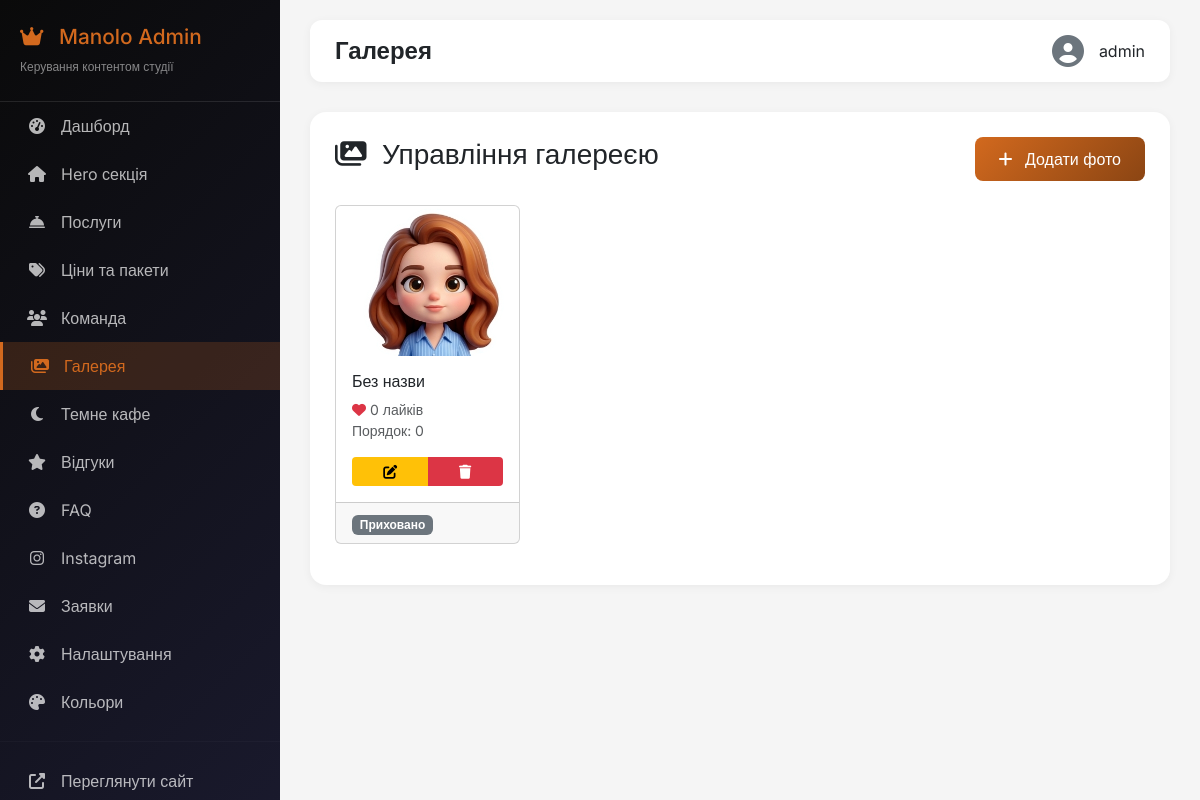
/admin/gallery (signed in), run on the app's committed database.
### app.py (models this page shows)
class GalleryImage(db.Model):
    __tablename__ = 'gallery_images'
    id = db.Column(db.Integer, primary_key=True)
    title = db.Column(db.String(100))
    description = db.Column(db.String(200))
    image = db.Column(db.String(200), nullable=False)
    category = db.Column(db.String(50), default='general')
    likes = db.Column(db.Integer, default=0)
    order = db.Column(db.Integer, default=0)
    is_active = db.Column(db.Boolean, default=True)

### app.py (the view)
@app.route('/admin/gallery')
@login_required
def admin_gallery():
    gallery_images = GalleryImage.query.order_by(GalleryImage.order).all()
    return render_template('admin/gallery_list.html', gallery_images=gallery_images)

### app.py (called while the page is built)
def login_required(f):
    @wraps(f)
    def decorated_function(*args, **kwargs):
        if not session.get('admin_logged_in'):
            flash('Будь ласка, увійдіть в адмін-панель', 'warning')
            return redirect(url_for('admin_login'))
        return f(*args, **kwargs)
    return decorated_function

### templates/admin/gallery_list.html
{% extends "admin/layout.html" %}
{% block title %}Галерея{% endblock %}
{% block content %}
<div class="admin-card">
    <div class="d-flex justify-content-between align-items-center mb-4">
        <h3><i class="fas fa-images me-2"></i> Управління галереєю</h3>
        <a href="{{ url_for('admin_gallery_edit') }}" class="btn btn-primary">
            <i class="fas fa-plus me-2"></i> Додати фото
        </a>
    </div>
    {% if gallery_images %}
    <div class="row">
        {% for image in gallery_images %}
        <div class="col-md-3 mb-3">
            <div class="card h-100">
                <img src="{{ url_for('static', filename=image.image) }}" class="card-img-top" alt="{{ image.title }}" style="height: 150px; object-fit: cover;">
                <div class="card-body">
                    <h6 class="card-title">{{ image.title or 'Без назви' }}</h6>
                    <p class="card-text small text-muted">
                        <i class="fas fa-heart text-danger"></i> {{ image.likes }} лайків<br>
                        Порядок: {{ image.order }}
                    </p>
                    <div class="btn-group w-100">
                        <a href="{{ url_for('admin_gallery_edit', id=image.id) }}" class="btn btn-sm btn-warning">
                            <i class="fas fa-edit"></i>
                        </a>
                        <a href="{{ url_for('admin_gallery_delete', id=image.id) }}" class="btn btn-sm btn-danger" onclick="return confirm('Видалити фото?')">
                            <i class="fas fa-trash"></i>
                        </a>
                    </div>
                </div>
                <div class="card-footer">
                    {% if image.is_active %}
                    <span class="badge bg-success">Активно</span>
                    {% else %}
                    <span class="badge bg-secondary">Приховано</span>
                    {% endif %}
                </div>
            </div>
        </div>
        {% endfor %}
    </div>
    {% else %}
    <div class="text-center py-5">
        <i class="fas fa-images fa-3x text-muted mb-3"></i>
        <p>Немає фото в галереї</p>
        <a href="{{ url_for('admin_gallery_edit') }}" class="btn btn-primary">Додати перше фото</a>
    </div>
    {% endif %}
</div>
{% endblock %}

### templates/admin/layout.html (style rules this page uses)
* { margin: 0; padding: 0; box-sizing: border-box; }
body { font-family: 'Inter', sans-serif; background: #f5f5f5; }
.admin-card { background: white; border-radius: 16px; padding: 25px; margin-bottom: 25px; box-shadow: 0 2px 10px rgba(0,0,0,0.05); }
.btn-primary { background: linear-gradient(135deg, #D2691E, #8B4513); border: none; padding: 10px 24px; border-radius: 8px; transition: all 0.3s; }
.btn-warning { background: #ffc107; border: none; color: #000; }
.btn-danger { background: #dc3545; border: none; }

### data on the page
GalleryImage: image (picture), title "Без назви", likes "0", order "0", is_active "Приховано"

### other printed values
{{ session.get('admin_username', 'Admin') }} "admin"
